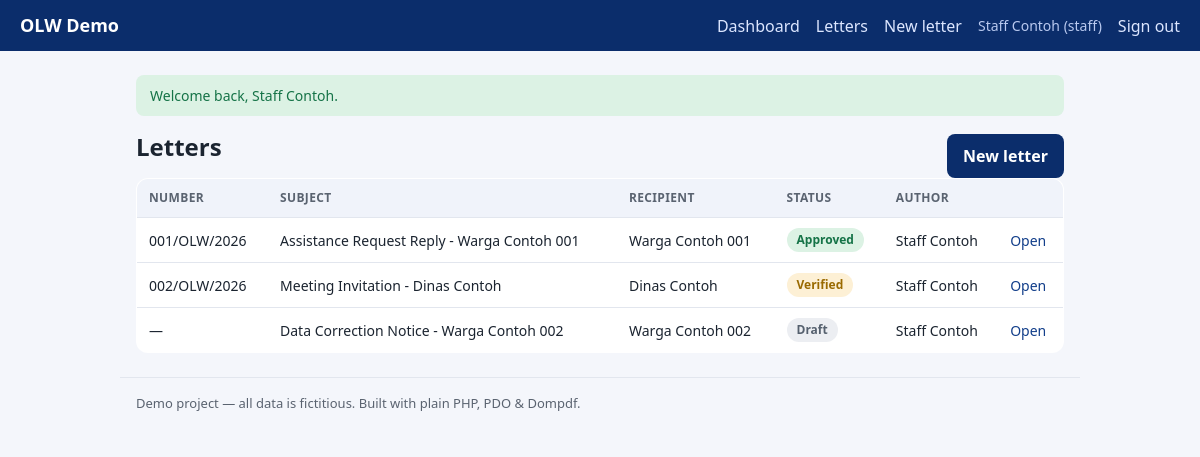
/letters (signed in), run on the app's committed database.
### tables this page shows
CREATE TABLE IF NOT EXISTS letters (
    id          INT UNSIGNED NOT NULL AUTO_INCREMENT,
    number      VARCHAR(40)  DEFAULT NULL,
    year        SMALLINT UNSIGNED NOT NULL,
    subject     VARCHAR(200) NOT NULL,
    recipient   VARCHAR(160) NOT NULL,
    body        TEXT         NOT NULL,
    status      ENUM('draft','submitted','verified','approved','rejected') NOT NULL DEFAULT 'draft',
    created_by  INT UNSIGNED NOT NULL,
    created_at  DATETIME     NOT NULL DEFAULT CURRENT_TIMESTAMP,
    updated_at  DATETIME     NOT NULL DEFAULT CURRENT_TIMESTAMP ON UPDATE CURRENT_TIMESTAMP,
    PRIMARY KEY (id),
    UNIQUE KEY uq_letters_number (number),
    KEY idx_letters_status (status),
    KEY idx_letters_created_by (created_by),
    CONSTRAINT fk_letters_user FOREIGN KEY (created_by) REFERENCES users (id)
);

CREATE TABLE IF NOT EXISTS users (
    id            INT UNSIGNED NOT NULL AUTO_INCREMENT,
    name          VARCHAR(120) NOT NULL,
    username      VARCHAR(60)  NOT NULL,
    password_hash VARCHAR(255) NOT NULL,
    role          ENUM('admin','verifikator','staff') NOT NULL DEFAULT 'staff',
    is_active     TINYINT(1)   NOT NULL DEFAULT 1,
    created_at    DATETIME     NOT NULL DEFAULT CURRENT_TIMESTAMP,
    PRIMARY KEY (id),
    UNIQUE KEY uq_users_username (username)
);

### src/helpers.php (called while the page is built, shortened)
<?php
function env(string $key, ?string $default = null): ?string
{
    $value = $_ENV[$key] ?? getenv($key);
    return $value;
}
function e(?string $value): string
{
    return htmlspecialchars((string) $value, ENT_QUOTES | ENT_SUBSTITUTE, 'UTF-8');
}
function take_flashes(): array
{
    $messages = $_SESSION['flash'] ?? [];
    return $messages;
}
function view(string $name, array $data = []): string
{
    $file = dirname(__DIR__) . '/views/' . $name . '.php';
    extract($data, EXTR_SKIP);
    require $file;
    return (string) ob_get_clean();
}
function status_badge(string $status): array
{
    return match ($status) {
        'draft'     => ['Draft', 'badge-gray'],
        'submitted' => ['Submitted', 'badge-blue'],
        'verified'  => ['Verified', 'badge-amber'],
        'approved'  => ['Approved', 'badge-green'],
        'rejected'  => ['Rejected', 'badge-red'],
        default     => [ucfirst($status), 'badge-gray'],
    };
}

### src/Controllers/LetterController.php (called while the page is built, shortened)
<?php
final class LetterController
{
    public static function index(): string
    {
        return view('letters/index', [
            'title'   => 'Letters',
            'letters' => Letters::all(),
        ]);
    }
}

### src/Auth.php (called while the page is built, shortened)
<?php
final class Auth
{
    public static function check(): bool
    {
        return isset($_SESSION['user']);
    }
    public static function role(): string
    {
        return $_SESSION['user']['role'] ?? '';
    }
    public static function can(string $permission): bool
    {
        return self::check() && Rbac::allows(self::role(), $permission);
    }
}

### src/Rbac.php (called while the page is built, shortened)
<?php
final class Rbac
{
    public static function allows(string $role, string $permission): bool
    {
        return in_array($role, self::MAP[$permission] ?? [], true);
    }
}

### src/Database.php (called while the page is built, shortened)
<?php
final class Database
{
    private static ?PDO $pdo = null;
    public static function connection(): PDO
    {
        $host = env('DB_HOST', '127.0.0.1');
        $port = env('DB_PORT', '3306');
        $name = env('DB_NAME', 'olw_demo');
        $user = env('DB_USER', 'root');
        $pass = env('DB_PASS', '');
        $dsn = "mysql:host={$host};port={$port};dbname={$name};charset=utf8mb4";
        try {
            self::$pdo = new PDO($dsn, $user, $pass, [
                PDO::ATTR_ERRMODE            => PDO::ERRMODE_EXCEPTION,
                PDO::ATTR_DEFAULT_FETCH_MODE => PDO::FETCH_ASSOC,
                PDO::ATTR_EMULATE_PREPARES   => false,
            ]);
        } catch (PDOException $e) {
            throw new RuntimeException(
                'Database connection failed. Check your .env settings and that MySQL/MariaDB is running.',
                0,
                $e
            );
        }
        return self::$pdo;
    }
}

### src/Letters.php (called while the page is built, shortened)
<?php
final class Letters
{
    public static function all(): array
    {
        return Database::connection()->query(
            'SELECT l.*, u.name AS author
               FROM letters l JOIN users u ON u.id = l.created_by
              ORDER BY l.created_at DESC'
        )->fetchAll();
    }
}

### views/letters/index.php (the view, shortened to what this page needs)
<div class="row-between">
    <h1>Letters</h1>
    <?php if (\App\Auth::can('letter.create')): ?>
        <a class="btn" href="/letters/create">New letter</a>
    <?php endif; ?>
</div>
<table class="table">
    <thead><tr><th>Number</th><th>Subject</th><th>Recipient</th><th>Status</th><th>Author</th><th></th></tr></thead>
    <tbody>
    <?php foreach ($letters as $l): [$label, $cls] = status_badge($l['status']); ?>
        <tr>
            <td><?= e($l['number'] ?? '—') ?></td>
            <td><?= e($l['subject']) ?></td>
            <td><?= e($l['recipient']) ?></td>
            <td><span class="badge <?= e($cls) ?>"><?= e($label) ?></span></td>
            <td><?= e($l['author']) ?></td>
            <td><a href="/letters/show?id=<?= (int) $l['id'] ?>">Open</a></td>
        </tr>
    <?php endforeach; ?>
    </tbody>
</table>
<?php $content = ob_get_clean();
echo view('layout', ['title' => $title ?? 'Letters', 'content' => $content]);

### public/assets/style.css (style rules this page uses)
:root { --navy:#0b2d6b; --navy2:#123e8a; --ink:#1b2430; --muted:#5a6370; --line:#e2e6ee; --bg:#f4f6fb; --white:#fff; --green:#157347; --amber:#9a6a00; --red:#b02a37; --blue:#1159b3; --gray:#55606e; }
* { box-sizing:border-box }
body { margin:0;font-family:system-ui,-apple-system,Segoe UI,Roboto,Arial,sans-serif; color:var(--ink);background:var(--bg);line-height:1.5 }
a { color:var(--navy2);text-decoration:none }
h1 { font-size:24px;margin:0 0 12px }
.row-between { display:flex;align-items:center;justify-content:space-between;gap:12px }
.btn { display:inline-block;background:var(--navy);color:#fff;border:none;border-radius:8px; padding:10px 16px;font:inherit;font-weight:600;cursor:pointer;margin-top:6px }
.table { width:100%;border-collapse:collapse;background:#fff;border:1px solid var(--line); border-radius:12px;overflow:hidden }
.table th,.table td { text-align:left;padding:10px 12px;border-bottom:1px solid var(--line);font-size:14px }
.table th { background:#f0f3fa;color:var(--muted);font-size:12px;text-transform:uppercase;letter-spacing:.03em }
.badge { display:inline-block;padding:3px 10px;border-radius:999px;font-size:12px;font-weight:700 }
.badge-gray { background:#eceef2;color:var(--gray) }
.badge-amber { background:#fdf0d5;color:var(--amber) }
.badge-green { background:#dcf2e4;color:var(--green) }

### data on the page
letters: number "001/OLW/2026", subject "Assistance Request Reply - Warga Contoh 001", recipient "Warga Contoh 001", label "Approved", created_by.name "Staff Contoh"
letters: number "002/OLW/2026", subject "Meeting Invitation - Dinas Contoh", recipient "Dinas Contoh", label "Verified", created_by.name "Staff Contoh"
letters: number "—", subject "Data Correction Notice - Warga Contoh 002", recipient "Warga Contoh 002", label "Draft", created_by.name "Staff Contoh"

### other printed values
$f['message'] "Welcome back, Staff Contoh."
